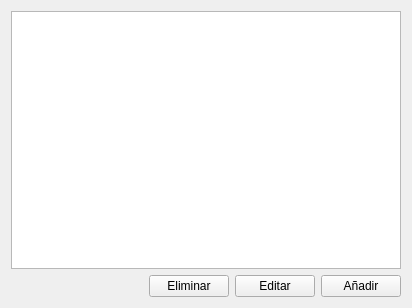
<?xml version="1.0" encoding="UTF-8"?>
<ui version="4.0">
 <class>EquivContaminanteListClass</class>
 <widget class="DataList" name="EquivContaminanteListClass">
  <property name="geometry">
   <rect>
    <x>0</x>
    <y>0</y>
    <width>412</width>
    <height>308</height>
   </rect>
  </property>
  <property name="windowTitle">
   <string>Lista de equivalentes de CO2</string>
  </property>
  <layout class="QVBoxLayout" name="verticalLayout">
   <item>
    <widget class="QTableView" name="tabla">
     <property name="editTriggers">
      <set>QAbstractItemView::NoEditTriggers</set>
     </property>
     <property name="selectionBehavior">
      <enum>QAbstractItemView::SelectRows</enum>
     </property>
    </widget>
   </item>
   <item>
    <layout class="QHBoxLayout" name="horizontalLayout">
     <item>
      <spacer name="horizontalSpacer">
       <property name="orientation">
        <enum>Qt::Horizontal</enum>
       </property>
       <property name="sizeHint" stdset="0">
        <size>
         <width>40</width>
         <height>20</height>
        </size>
       </property>
      </spacer>
     </item>
     <item>
      <widget class="QPushButton" name="elimina">
       <property name="text">
        <string>Eliminar</string>
       </property>
      </widget>
     </item>
     <item>
      <widget class="QPushButton" name="edita">
       <property name="text">
        <string>Editar</string>
       </property>
      </widget>
     </item>
     <item>
      <widget class="QPushButton" name="anade">
       <property name="text">
        <string>Añadir</string>
       </property>
      </widget>
     </item>
    </layout>
   </item>
  </layout>
 </widget>
 <customwidgets>
  <customwidget>
   <class>DataList</class>
   <extends>QWidget</extends>
   <header location="global">widgets/datalist.h</header>
   <container>1</container>
  </customwidget>
 </customwidgets>
 <resources/>
 <connections/>
</ui>
